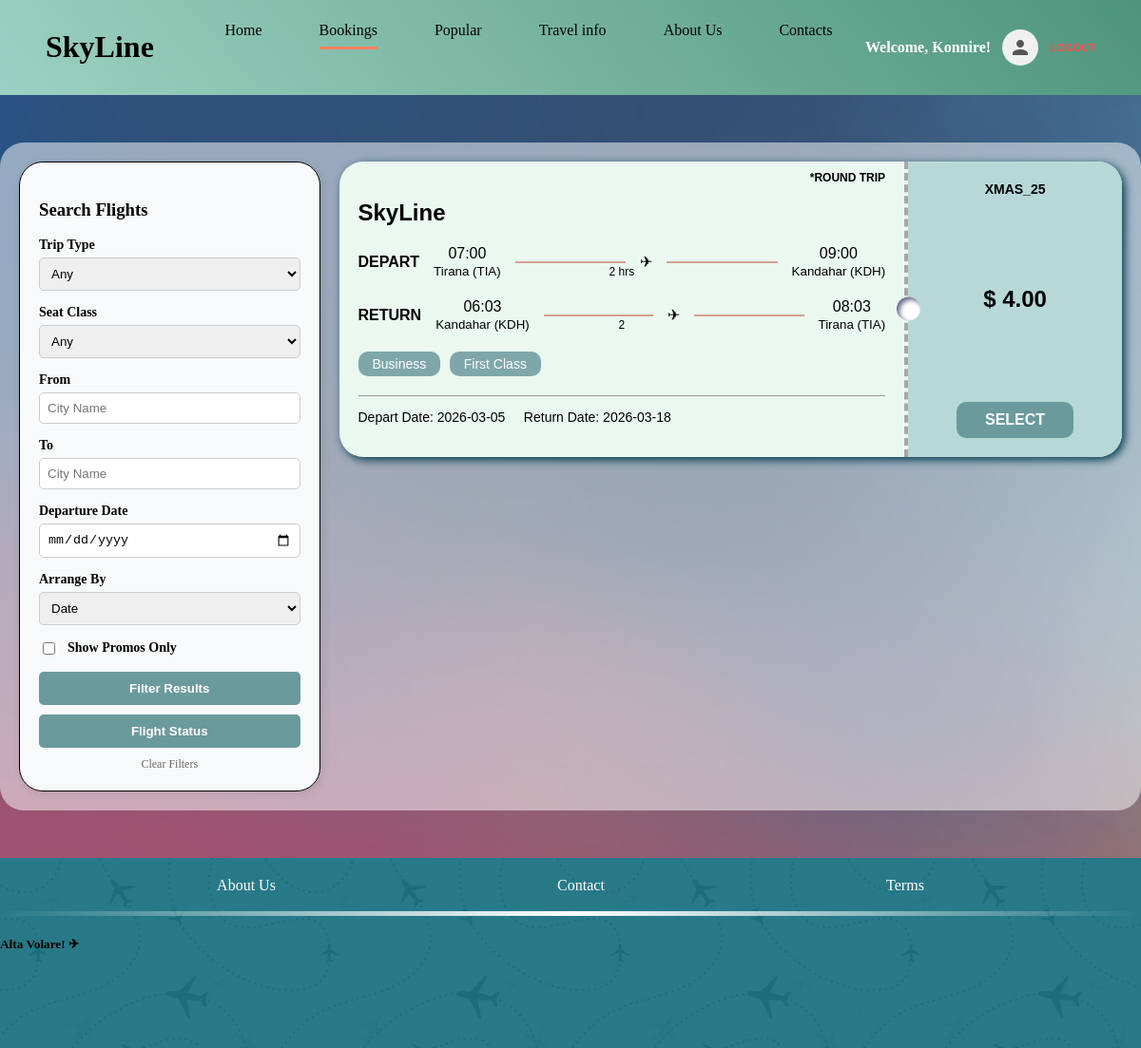
The app's page /booking (signed in) with its own data.
### app.py (models this page shows)
class Flight(db.Model):
    id = db.Column(db.Integer, primary_key=True)
    from_country = db.Column(db.String(50), nullable=False)
    from_city = db.Column(db.String(50), nullable=False)
    to_country = db.Column(db.String(50), nullable=False)
    to_city = db.Column(db.String(50), nullable=False)
    dep_date = db.Column(db.String(20), nullable=False)
    dep_time = db.Column(db.String(20), nullable=False)
    ret_date = db.Column(db.String(20), nullable=False)
    ret_time = db.Column(db.String(20), nullable=False)
    duration = db.Column(db.String(20), nullable=False)
    tickets_economy = db.Column(db.Integer)
    tickets_business = db.Column(db.Integer)
    tickets_first = db.Column(db.Integer)
    price = db.Column(db.Float, nullable=False)
    promo_code = db.Column(db.String(50), nullable=False)
    trip_type=db.Column(db.String(50), nullable=False)

### app.py (the view)
@app.route('/booking')
def booking():
    query = Flight.query
    trip_type = request.args.get('trip_type')
    if trip_type:
        query = query.filter(Flight.trip_type == trip_type)
    seat_class = request.args.get('seat_class')
    if seat_class == 'economy':
        query = query.filter(Flight.tickets_economy > 0)
    elif seat_class == 'business':
        query = query.filter(Flight.tickets_business > 0)
    elif seat_class == 'first':
        query = query.filter(Flight.tickets_first > 0)
    from_city = request.args.get('from_city')
    if from_city:
        query = query.filter(Flight.from_city.contains(from_city))
    to_city = request.args.get('to_city')
    if to_city:
        query = query.filter(Flight.to_city.contains(to_city))
    dep_date = request.args.get('dep_date')
    if dep_date:
        query = query.filter(Flight.dep_date == dep_date)
    if request.args.get('has_promo') == 'yes':
        query = query.filter(Flight.promo_code != 'none', Flight.promo_code != '')
    sort_by = request.args.get('sort_by', 'dep_date')
    if sort_by == 'price':
        query = query.order_by(Flight.price.asc())
    else:
        query = query.order_by(Flight.dep_date.asc())
    flights = query.all()
    return render_template('booking.html', flights=flights, calc_arrival=calculate_arrival)

### app.py (called while the page is built)
def calculate_arrival(start_time_str, duration_str):
    if not start_time_str or start_time_str == "none" or not duration_str:
        return "--:--"
    try:
        start_time = datetime.strptime(start_time_str, "%H:%M")
        clean_duration = duration_str.lower()
        hours = int(clean_duration.split('h')[0].strip())
        minutes = 0
        if 'm' in clean_duration:
            minutes = int(clean_duration.split('h')[1].split('m')[0].strip())
        arrival_time = start_time + timedelta(hours=hours, minutes=minutes)
        return arrival_time.strftime("%H:%M")
    except (ValueError, IndexError):
        return "--:--"

### templates/booking.html (shortened to what this page needs)
<!DOCTYPE html>
<html lang="en">
<head>
    <link rel="stylesheet" href="{{ url_for('static', filename='style.css') }}">
</head>
<body class="body">
    <div class="nav">
        <div class="logo"><h1>SkyLine</h1></div>
        <ul class="nav-container">
                <li class="nav-buttons"><a href="{{ url_for('index') }}">Home<hr class="n1"></a></li>
                <li class="nav-buttons"><a href="{{ url_for('booking') }}">Bookings<hr class="n2"  style="width: 100%;"></a></li>
                <li class="nav-buttons"><a href="{{ url_for('popular') }}">Popular<hr class="n3"></a></li>
                <li class="nav-buttons">
                    <a href="#">Travel info<hr class="n3"></a>
                </li>
                <li class="nav-buttons"><a href="{{ url_for('about') }}#about">About Us<hr class="n4"></a></li>
                <li class="nav-buttons"><a href="{{ url_for('contact') }}#contact">Contacts<hr class="n5"></a></li>
            </ul>
            <div class="nav-auth">
                {% if session['user_id'] %}
                    <div class="user-profile" style="display: flex; align-items: center; gap: 12px;">
                        <span class="user-name" style="color: white; font-family: 'Bookman Old Style'; font-weight: bold;">
                            Welcome, {{ session['first_name'] }}!
                        </span>
                        <div class="avatar-circle" style="width: 38px; height: 38px; background-color: #f0f0f0; border-radius: 50%; display: flex; align-items: center; justify-content: center;">
                            <svg viewBox="0 0 24 24" fill="#555" width="24px" height="24px">
                                <path d="M12 12c2.21 0 4-1.79 4-4s-1.79-4-4-4-4 1.79-4 4 1.79 4 4 4zm0 2c-2.67 0-8 1.34-8 4v2h16v-2c0-2.66-5.33-4-8-4z"/>
                            </svg>
                        </div>
                        <a href="{{ url_for('logout') }}" style="color: #ff4d4d; font-size: 0.7rem; text-decoration: none; text-transform: uppercase; font-family: sans-serif; font-weight: bold;">Logout</a>
                    </div>
                {% else %}
                    <button class="log-in"><a href="{{ url_for('login') }}">Log In</a></button>
                {% endif %}
            </div>
    </div>
<div class="booking-wrapper" >
        <div class="search-sidebar" >
            <h3>Search Flights</h3>
            <form action="{{ url_for('booking') }}" method="GET">
                <div class="filter-group">
                    <label>Trip Type</label>
                    <select name="trip_type">
                        <option value="">Any</option>
                    </select>
                </div>
                <div class="filter-group">
                    <label>Seat Class</label>
                    <select name="seat_class">
                        <option value="">Any</option>
                    </select>
                </div>
                <div class="filter-group">
                    <label>From</label>
                    <input type="text" name="from_city" placeholder="City Name">
                </div>
                <div class="filter-group">
                    <label>To</label>
                    <input type="text" name="to_city" placeholder="City Name">
                </div>
                <div class="filter-group">
                    <label>Departure Date</label>
                    <input type="date" name="dep_date">
                </div>
                <div class="filter-group">
                    <label>Arrange By</label>
                    <select name="sort_by">
                        <option value="dep_date">Date</option>
                    </select>
                </div>
                <div class="filter-group" style="flex-direction: row; align-items: center; gap: 10px;">
                    <input type="checkbox" name="has_promo" value="yes">
                    <label style="margin-bottom: 0;">Show Promos Only</label>
                </div>
                <button type="submit" class="search-btn">Filter Results</button>
                <button type="submit" class="search-btn" style="margin-top: 10px;">Flight Status</button>
                <a href="{{ url_for('booking') }}" style="display:block; text-align:center; margin-top:10px; font-size:12px; color:#666; text-decoration:none;">Clear Filters</a>
            </form>
        </div>
        <div class="ticket-container" action="/checkout" method="POST">
            {% for flight in flights %}
                {% if flight.tickets_economy > 0 or flight.tickets_business > 0 or flight.tickets_first > 0 %}
                <div class="ticket-card">
                    <div class="ticket-left">
                        <h2>SkyLine</h2>
                        <span class="trip-tag">*{{ flight.trip_type.upper() }}</span>
                        <div class="flight-path">
                            <div><strong>DEPART</strong></div>
                            <div style="text-align:center">{{ flight.dep_time }}<br><small>{{ flight.from_city }}</small></div>
                            <div class="line"></div>
                            <div style="position:absolute; left:50%; transform:translateX(-50%); font-size:12px; margin-top:20px;">{{ flight.duration }} hrs</div>
                            <div style="text-align:center">&#9992;</div>
                            <div class="line"></div>
                            <div style="text-align:center">{{ calc_arrival(flight.dep_time, flight.duration) }}<br><small>{{ flight.to_city }}</small></div>
                        </div>
                        {% if flight.trip_type == "round trip" %}
                        <div class="flight-path" style="margin-top:20px;">
                            <div><strong>RETURN</strong></div>
                            <div style="text-align:center">{{ flight.ret_time }}<br><small>{{ flight.to_city }}</small></div>
                            <div class="line"></div>
                            <div style="position:absolute; left:50%; transform:translateX(-50%); font-size:12px; margin-top:20px;">{{ flight.duration }}</div>
                            <div style="text-align:center">&#9992;</div>
                            <div class="line"></div>
                            <div style="text-align:center">
                                {{ calc_arrival(flight.ret_time, flight.duration) }}<br>
                                <small>{{ flight.from_city }}</small>
                            </div>
                        </div>
                        {% endif %}
                        <div style="margin-top: 20px;">
                            {% if flight.tickets_business > 0 %}<button class="class-badge">Business</button>{% endif %}
                            {% if flight.tickets_first > 0 %}<button class="class-badge">First Class</button>{% endif %}
                        </div>
                        <hr style="margin-top:20px; border: 0; border-top: 1px solid #999;">
                        <p style="font-size:14px">Depart Date: {{ flight.dep_date }} {% if flight.trip_type == "round trip" %}&nbsp;&nbsp;&nbsp; Return Date: {{ flight.ret_date }}{% endif %}</p>
                    </div>
                    <div class="ticket-right">
                        <div>
                            {% if flight.promo_code and flight.promo_code != 'none' %}
                                <strong style="font-size: 14px;">{{ flight.promo_code }}</strong>
                            {% endif %}
                        </div>
                        <div style="font-size: 24px; font-weight: bold;">$ {{ "{:,.2f}".format(flight.price) }}</div>
                        <a href="{{ url_for('checkout', flight_id=flight.id) }}">
                            <button class="select-btn">SELECT</button>
                        </a>
                    </div>
                </div>
                {% endif %}
            {% endfor %}
        </div>
</div>
    <div class="footer">
        <div class="buttons">
            <ul class="footer-buttons">
                <li class="footer-buttons"><a href="index.html#about">About Us</a></li>
                <li class="footer-buttons"><a href="index.html#contact">Contact</a></li>
                <li class="footer-buttons"><a href="#">Terms</a></li>
            </ul>
        </div>
        <hr>
        <h5>Alta Volare! &#9992;</h5>
    </div>
</body>
</html>

### static/style.css (style rules this page uses)
html, body { margin: 0; padding: 0; background-color: rgb(255, 255, 255); font-family: 'Franklin Gothic Medium'; scroll-behavior: smooth; overflow-x: hidden; width: 100%; }
* { box-sizing: border-box; }
.nav { width: 100%; height: auto; min-height: 60px; background-image: linear-gradient(50deg, #b5eed1d0, #4e947c); display: flex; flex-wrap: wrap; align-items: center; justify-content: space-between; padding: 10px 4%; margin: 0 0; overflow: visible; }
.nav hr { height: 3px; border: none; background-color: #ff815b; width: 0px; transition: width 0.3s ease-out; }
.logo { margin: auto 0; }
.nav-container { width: auto; max-width: 100%; display: flex; gap: 20px; margin-top: 0; }
.nav-container, .nav-buttons, a { text-decoration: none; list-style-type: none; color: black; }
.nav-buttons { position: relative; list-style: none; padding: 10px 20px; }

### templates/booking.html (style rules this page uses)
.body { background-image: url(static/images/booking.webp); background-size: cover; }
.ticket-container { max-width: 900px; margin: 20px auto; display: flex; flex-direction: column; gap: 30px; }
.ticket-card { display: flex; background: #eaf8ef; border-radius: 25px; overflow: hidden; color: #000; font-family: sans-serif; min-height: 220px; box-shadow: 3px 3px 10px rgb(0, 60, 78); }
.ticket-left { flex: 3; padding: 20px; position: relative; border-right: 4px dashed #a7a7a7; }
.ticket-right { flex: 1; background: #b8d8d8; padding: 20px; display: flex; flex-direction: column; justify-content: space-between; align-items: center; position: relative; }
.ticket-right::before { content: ''; position: absolute; left: -12px; top: 50%; transform: translateY(-50%); width: 25px; height: 25px; background: #fff; border-radius: 50%; box-shadow: inset 3px 3px 5px rgba(1, 1, 59, 0.589); }
.flight-path { display: flex; align-items: center; gap: 15px; margin: 10px 0; }
.line { flex-grow: 1; height: 2px; background: #d49f91; position: relative; }
.class-badge { background: #7fa7aa; color: white; padding: 5px 15px; border-radius: 10px; font-size: 14px; margin-right: 5px; border: none; }
.select-btn { background: #6b9a9d; color: white; padding: 10px 30px; border-radius: 10px; border: none; cursor: pointer; font-weight: bold; font-size: 16px; }
.trip-tag { position: absolute; top: 10px; right: 20px; font-size: 12px; font-weight: bold; }
.booking-wrapper { background-color: rgba(255, 255, 255, 0.507); border-radius: 25px; display: flex; max-width: 1200px; margin: 50px auto; gap: 20px; padding: 20px; }
.search-sidebar { flex: 1; background: #f8f9fa; padding: 20px; border-radius: 25px; height: fit-content; box-shadow: 2px 2px 10px rgba(0,0,0,0.1); border: solid black 1px; }
.ticket-container { flex: 3; margin-top: 0; }
.filter-group { margin-bottom: 15px; display: flex; flex-direction: column; gap: 5px; }
.filter-group label { font-weight: bold; font-size: 14px; }
.filter-group select, .filter-group input { padding: 8px; border-radius: 5px; border: 1px solid #ccc; }
.search-btn { width: 100%; padding: 10px; background: #6b9a9d; color: white; border: none; border-radius: 5px; cursor: pointer; font-weight: bold; }

### records on screen
Flight: trip_type "ROUND TRIP", dep_time "07:00", from_city "Tirana (TIA)", duration "2", dep_time+duration "09:00", to_city "Kandahar (KDH)", ret_time "06:03", ret_time+duration "08:03", tickets_business "Business", tickets_first "First Class", dep_date "2026-03-05", ret_date "2026-03-18", promo_code "XMAS_25", price "4.00"

### other values on screen
{{ session['first_name'] }} "Konnire"
